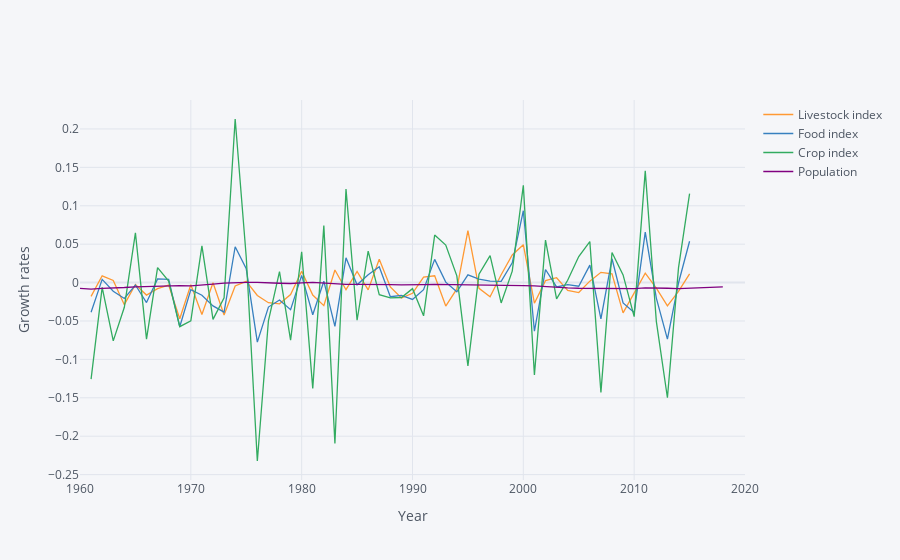

The notebook cell this image was saved under:
### Markdown cell above
### World vs UK Population, Livestock, Food, and Crop Rates Graph

### Code cell
from plotly.offline import init_notebook_mode, iplot
import numpy as np
from scipy.optimize import newton

init_notebook_mode(connected=True)

# Play with these constants
## for exponential
P0 = 1
r = 0.02

## for line
F0 = 10
m = 100

food_production = lambda t,m=m: F0+m*t

population = lambda t,r=r: P0*np.exp(r*t)

diff = lambda t,r=r,m=m: food_production(t,m) - population(t,r)

# Point where curves cross

def choose_xaxis(r,m,x0=10):
    """
    Find a range of x so that curves intersect
    """
    tstar = -1
    try:
        while tstar <= 0:
            tstar = newton(lambda t: diff(t,r,m),x0,maxiter=1000)
            x0 = x0*10
        return np.linspace(0,tstar*1.1,100)
    except RuntimeError: # Failed to find root
        return np.linspace(0,1000,100)
    
import plotly.graph_objs as go
from ipywidgets import interactive, HBox, VBox

T = choose_xaxis(r,m)

data = [dict(name='Food production',
             #visible = False,
             line=dict(color='blue', width=6),
             x = T,
             y = [food_production(t) for t in T]),
        dict(name='Population',
             #visible = False,
             line=dict(color='red', width=6),
             x = T,
             y = [population(t) for t in T])]

layout = dict()

#fig = dict(data=data, layout=layout)
#plot(fig)

f = go.FigureWidget(data=data,layout=layout)

def update_pop(r,m):
    T = choose_xaxis(r,m)
    f.data[1].y = [population(t,r) for t in T]
    f.data[0].x = T
    f.data[1].x = T

r_slider = interactive(update_pop,r=(-0.05,0.08,.01),m=(0,200,10))
vb = VBox((f, r_slider))
vb.layout.align_items = 'center'
vb


import numpy as np
import wbdata
import cufflinks as cf
cf.go_offline()

def fix_date_index(df):
    idx_vars = df.index.names
    new = df.reset_index()
    new.date = new.date.astype(int)
    return new.set_index(idx_vars)


#get variables for livestock/food/crop index and overall population
vars = {"AG.PRD.LVSK.XD":"Livestock index",
        "AG.PRD.FOOD.XD":"Food index",
        "AG.PRD.CROP.XD":"Crop index",
        "SP.POP.TOTL":"Population"}

food_GBR = fix_date_index(wbdata.get_dataframe(vars,country='GBR'))

food_GBR

# calculate and plot growth rates using diff and log
np.log(food_GBR).diff().iplot(xTitle="Year",yTitle="Growth rates")

### Figure 1 — Plotly figure (JSON) as saved in the notebook; plotly's stock layout.template omitted (floating-point values rounded to 4 significant figures)
{"data": [{"line": {"color": "rgba(255, 153, 51, 1.0)", "dash": "solid", "shape": "linear", "width": 1.3}, "mode": "lines", "name": "Livestock index", "text": "", "type": "scatter", "x": [2020, 2019, 2018, 2017, 2016, 2015, 2014, 2013, 2012, 2011, 2010, 2009, 2008, 2007, 2006, 2005, 2004, 2003, 2002, 2001, 2000, 1999, 1998, 1997, 1996, 1995, 1994, 1993, 1992, 1991, 1990, 1989, 1988, 1987, 1986, 1985, 1984, 1983, 1982, 1981, 1980, 1979, 1978, 1977, 1976, 1975, 1974, 1973, 1972, 1971, 1970, 1969, 1968, 1967, 1966, 1965, 1964, 1963, 1962, 1961, 1960], "y": ["", "", "", "", "", 0.01138, -0.01148, -0.0302, -0.007182, 0.0123, -0.01395, -0.0394, 0.0115, 0.01335, 0.001879, -0.01293, -0.01006, 0.00635, 0.002509, -0.02681, 0.04931, 0.0359, 0.01016, -0.01851, -0.007559, 0.06768, -0.008202, -0.0306, 0.008826, 0.007097, -0.01397, -0.02013, -0.005718, 0.03031, -0.009503, 0.0145, -0.009269, 0.01644, -0.03003, -0.01627, 0.01486, -0.01562, -0.02765, -0.0262, -0.01676, 0.001544, -0.004434, -0.04221, -0.0002156, -0.04161, -0.002814, -0.04708, -0.003195, -0.007853, -0.01626, -0.002553, -0.02877, 0.002752, 0.008831, -0.01799, ""]}, {"line": {"color": "rgba(55, 128, 191, 1.0)", "dash": "solid", "shape": "linear", "width": 1.3}, "mode": "lines", "name": "Food index", "text": "", "type": "scatter", "x": [2020, 2019, 2018, 2017, 2016, 2015, 2014, 2013, 2012, 2011, 2010, 2009, 2008, 2007, 2006, 2005, 2004, 2003, 2002, 2001, 2000, 1999, 1998, 1997, 1996, 1995, 1994, 1993, 1992, 1991, 1990, 1989, 1988, 1987, 1986, 1985, 1984, 1983, 1982, 1981, 1980, 1979, 1978, 1977, 1976, 1975, 1974, 1973, 1972, 1971, 1970, 1969, 1968, 1967, 1966, 1965, 1964, 1963, 1962, 1961, 1960], "y": ["", "", "", "", "", 0.05381, -0.0005478, -0.0736, -0.02016, 0.06579, -0.03888, -0.02652, 0.031, -0.04717, 0.02277, -0.004692, -0.002605, -0.005634, 0.01701, -0.06337, 0.09356, 0.02575, 0.001593, 0.001778, 0.004477, 0.01009, -0.01205, 0.0005593, 0.0302, -0.009175, -0.02196, -0.01674, -0.01838, 0.02065, 0.01026, -0.002908, 0.03217, -0.05709, 0.001828, -0.04182, 0.009379, -0.03528, -0.02268, -0.03186, -0.07746, 0.01792, 0.04664, -0.03848, -0.03031, -0.0164, -0.00915, -0.0575, 0.004219, 0.004836, -0.02598, -0.003132, -0.02073, -0.01127, 0.004175, -0.03863, ""]}, {"line": {"color": "rgba(50, 171, 96, 1.0)", "dash": "solid", "shape": "linear", "width": 1.3}, "mode": "lines", "name": "Crop index", "text": "", "type": "scatter", "x": [2020, 2019, 2018, 2017, 2016, 2015, 2014, 2013, 2012, 2011, 2010, 2009, 2008, 2007, 2006, 2005, 2004, 2003, 2002, 2001, 2000, 1999, 1998, 1997, 1996, 1995, 1994, 1993, 1992, 1991, 1990, 1989, 1988, 1987, 1986, 1985, 1984, 1983, 1982, 1981, 1980, 1979, 1978, 1977, 1976, 1975, 1974, 1973, 1972, 1971, 1970, 1969, 1968, 1967, 1966, 1965, 1964, 1963, 1962, 1961, 1960], "y": ["", "", "", "", "", 0.1159, 0.01906, -0.15, -0.0505, 0.1455, -0.04434, 0.009981, 0.03924, -0.143, 0.05332, 0.03393, 0.003064, -0.02124, 0.0553, -0.1203, 0.1265, 0.01496, -0.02649, 0.03514, 0.01105, -0.1084, 0.008737, 0.04876, 0.06183, -0.04331, -0.00788, -0.01944, -0.02003, -0.01569, 0.04085, -0.04905, 0.1217, -0.2096, 0.07414, -0.1378, 0.03996, -0.07483, 0.01434, -0.04971, -0.2323, 0.03303, 0.213, -0.01983, -0.04794, 0.04781, -0.04969, -0.05739, 0.001844, 0.01951, -0.07367, 0.06473, -0.03221, -0.07595, -0.00627, -0.1257, ""]}, {"line": {"color": "rgba(128, 0, 128, 1.0)", "dash": "solid", "shape": "linear", "width": 1.3}, "mode": "lines", "name": "Population", "text": "", "type": "scatter", "x": [2020, 2019, 2018, 2017, 2016, 2015, 2014, 2013, 2012, 2011, 2010, 2009, 2008, 2007, 2006, 2005, 2004, 2003, 2002, 2001, 2000, 1999, 1998, 1997, 1996, 1995, 1994, 1993, 1992, 1991, 1990, 1989, 1988, 1987, 1986, 1985, 1984, 1983, 1982, 1981, 1980, 1979, 1978, 1977, 1976, 1975, 1974, 1973, 1972, 1971, 1970, 1969, 1968, 1967, 1966, 1965, 1964, 1963, 1962, 1961, 1960], "y": ["", "", -0.005613, -0.006059, -0.006794, -0.007579, -0.007924, -0.007365, -0.006697, -0.006954, -0.007815, -0.007839, -0.007564, -0.00787, -0.007787, -0.00735, -0.006866, -0.005689, -0.004656, -0.004233, -0.00385, -0.003573, -0.003334, -0.002914, -0.002576, -0.002546, -0.002645, -0.002546, -0.002397, -0.002704, -0.003092, -0.002989, -0.002603, -0.002221, -0.002126, -0.002316, -0.00227, -0.001583, -0.000341, 0.0003584, -0.0003482, -0.001195, -0.0008973, -5.36e-05, 0.0003287, 0.000246, 7.423e-05, -0.0006306, -0.001932, -0.003391, -0.004177, -0.003987, -0.004158, -0.004868, -0.005385, -0.005513, -0.006425, -0.006503, -0.007484, -0.008487, -0.007605]}], "layout": {"legend": {"bgcolor": "#F5F6F9", "font": {"color": "#4D5663"}}, "paper_bgcolor": "#F5F6F9", "plot_bgcolor": "#F5F6F9", "title": {"font": {"color": "#4D5663"}}, "xaxis": {"gridcolor": "#E1E5ED", "showgrid": true, "tickfont": {"color": "#4D5663"}, "title": {"font": {"color": "#4D5663"}, "text": "Year"}, "zerolinecolor": "#E1E5ED"}, "yaxis": {"gridcolor": "#E1E5ED", "showgrid": true, "tickfont": {"color": "#4D5663"}, "title": {"font": {"color": "#4D5663"}, "text": "Growth rates"}, "zerolinecolor": "#E1E5ED"}}}
